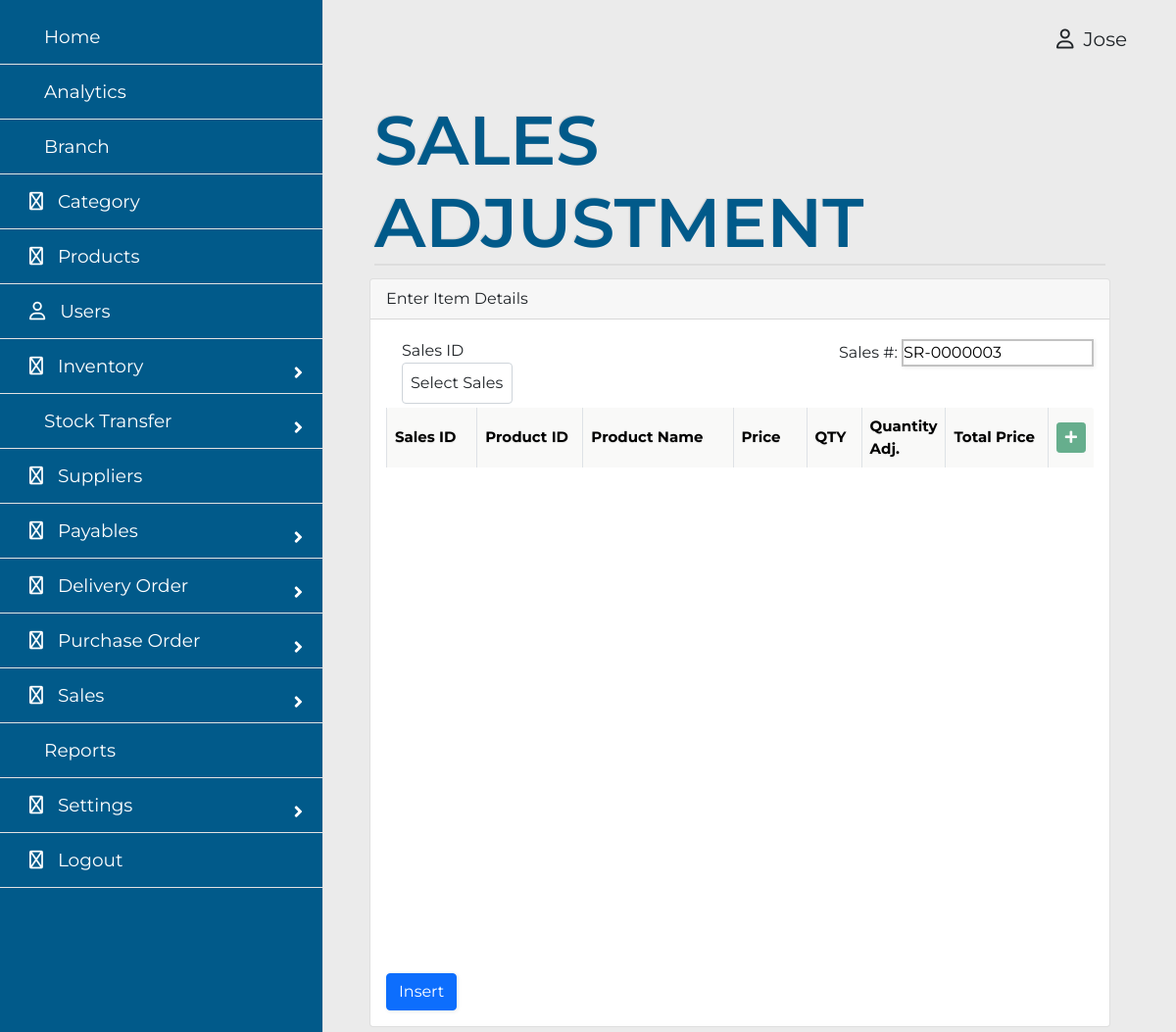
The app's page /admin/salesreturn.php (signed in), older data.
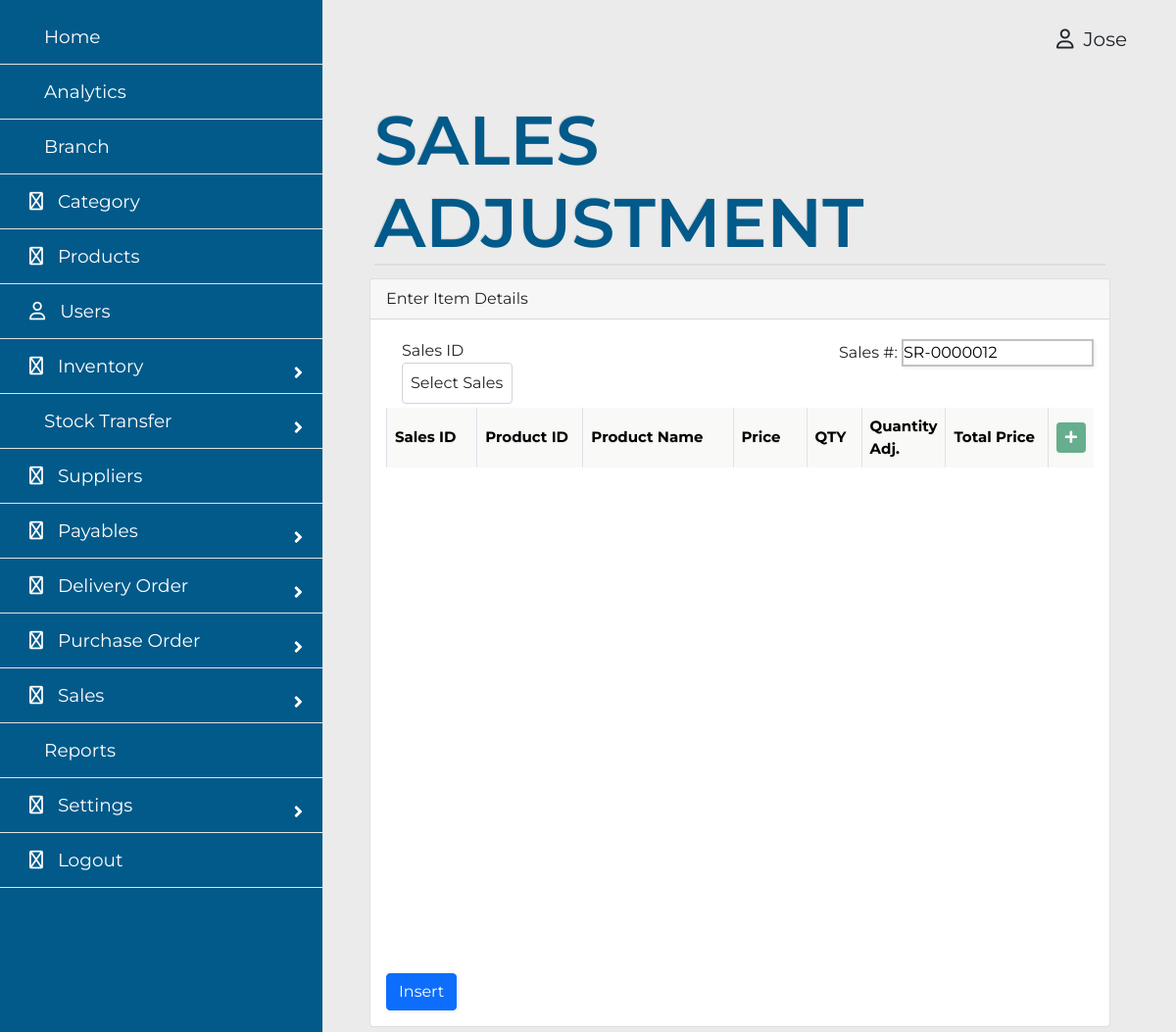
The same page, newer data.
### tables this page shows
CREATE TABLE `tblsalesreturn` (
  `id` varchar(20) NOT NULL,
  `salesid` varchar(20) NOT NULL,
  `date` date NOT NULL DEFAULT current_timestamp(),
  `userid` varchar(20) NOT NULL
);

### actions/adddata.php (called while the page is built, shortened)
<?php
	function createId(string $tblName) {
		switch ($tblName) {
			case 'tblsalesreturn':
				$index = "SR-";
				break;
		}
		$db = new DbConnect;
		$conn = $db->connect();
		$stmt = $conn->prepare("SELECT * FROM ".$tblName." ORDER BY id DESC LIMIT 1");
		$stmt->execute();
		$items = $stmt->fetchAll(PDO::FETCH_ASSOC);
		foreach ($items as $item) {
			 $lastid = $item['id'];
		}
		if (empty($items)) {
			$number = $index . "0000001";
		} else {
			$idd = str_replace($index,"",$lastid);
			$id = str_pad($idd + 1, 7, 0, STR_PAD_LEFT);
			$number = $index . $id;
		}
		return $number;
	}
 ?>

### admin/salesreturn.php (the view, shortened to what the changed rows need)
<?php
include '../actions/adddata.php';
?>
<!DOCTYPE html>
<html>
	<head>
		<link rel="stylesheet" href="../admin/assets/style.css">
		<link rel="stylesheet" href="https://pro.fontawesome.com/releases/v6.0.0-beta3/css/all.css" type="text/css">
		<link href="https://cdn.jsdelivr.net/npm/bootstrap@5.0.2/dist/css/bootstrap.min.css" rel="stylesheet">
		<link rel="stylesheet" href="https://cdn.jsdelivr.net/npm/bootstrap-select@1.14.0-beta2/dist/css/bootstrap-select.min.css">
		<link rel="stylesheet" href="https://pro.fontawesome.com/releases/v5.10.0/css/all.css"/>
	</head>
<body>
    <div class="main">
		<div class="container">
			<div class="card">
				<div class="card-body">
					<form method="post" id="insert_form">
						<div class="table-repsonsive">
							<table class="table table-bordered" id="item_table" style="max-height: 150px; overflow-y: scroll !important;">
							<div class="float-end">
								<label for="salesreturnid">Sales #:</label>
								<input type="text" name="salesreturnid" class="input-field" value="<?php echo createId('tblsalesreturn'); ?>" id="salesreturnid" readonly>
							</div>
								<thead style=" display: block; ">
								<tr>
									<th width="13.9%">Sales ID</th>
									<th width="15.9%">Product ID</th>
									<th width="23.6%">Product Name</th>
									<th width="11%">Price</th>
									<th width="8%">QTY</th>
									<th width="8%">Quantity Adj.</th>
									<th width="16%">Total Price</th>
									<th><button type="button" name="add" class="btn btn-success btn-sm add"><i class="fas fa-plus"></i></button></th>
								</tr>
							</thead>
							</table>
							</div>
						</div>
				</div>
			</div>
		</div>
	</body>
</html>

Row changes from the older to the newer data that the page shows:
no longer on this page (row edited): tblsalesreturn: salesreturnid "SR-0000003"
added tblsalesreturn: salesreturnid "SR-0000012"
